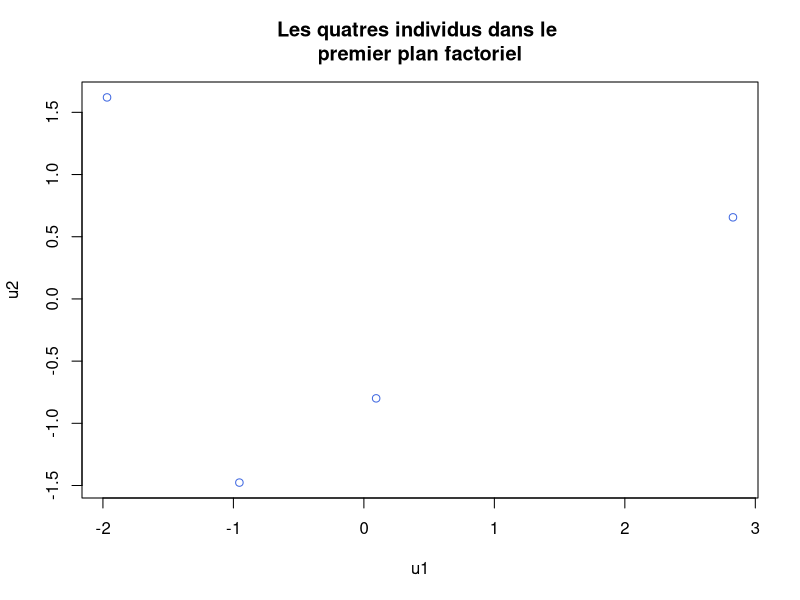
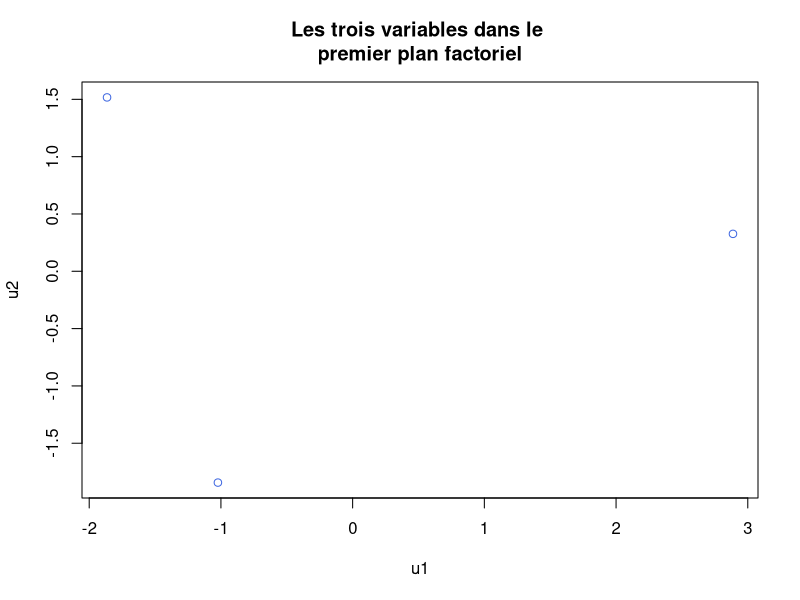

The R script that drew these images, in order:
library(sm) # Chargement de sm


############################### Question 1 ############################### 
X <- matrix(c(3, 4, 3, 1, 4, 3, 2, 3, 6, 4, 1, 2), nrow=4, byrow=T)
X <- scale(X, scale = FALSE) # Centrage de la matrice
p <- dim(X)[2] # Initial number of variables
n <- dim(X)[1] # Initial number of individuals
DP <- diag(n)/n
M <- diag(p)
V <- t(X) %*% DP %*% X
EIGEN <- eigen(M %*% V %*% M)
U <- EIGEN$vectors
LAMBDA <- EIGEN$values

# Pourcentage d'inertie expliquée par l'axe 1
axis1Percentage <- (LAMBDA[1]/sum(LAMBDA))*100

# Pourcentage d'inertie expliquée par l'axe 2
axis2Percentage <- (LAMBDA[2]/sum(LAMBDA))*100

# Pourcentage d'inertie expliquée par l'axe 3
axis3Percentage <- (LAMBDA[3]/sum(LAMBDA))*100

# Pourcentage d'inertie expliquée par le sous espace vectoriel E1
vectorSubspace1Percentage <- (LAMBDA[1]/sum(LAMBDA))*100

# Pourcentage d'inertie expliquée par le sous espace vectoriel E2
vectorSubspace2Percentage <- (sum(LAMBDA[1:2])/sum(LAMBDA))*100

# Pourcentage d'inertie expliquée par le sous espace vectoriel E3
vectorSubspace3Percentage <- (sum(LAMBDA)/sum(LAMBDA))*100

pause()


############################### Question 2 ############################### 
k <- 2 # Pour le premier plan factoriel
C <- X %*% M %*% U[, 1:k] # Principal components

png("./images/2_dot_1/individus_premier_plan_factorial.png")
plot(C, col="royalblue", main="Les quatres individus dans le \npremier plan factoriel", 
	xlab="u1", ylab="u2")
dev.off()

pause()


############################### Question 3 ############################### 

XBis <- matrix(c(3, 4, 3, 1, 4, 3, 2, 3, 6, 4, 1, 2), nrow=4, byrow=T)
XBis <- t(XBis) # On fait effectue les même calculs avec la transposée de X
XBis <- scale(XBis, scale = FALSE) # Centrage de la matrice
pBis <- dim(XBis)[2] # Initial number of individuals
nBis <- dim(XBis)[1] # Initial number of variables
DPBis <- diag(nBis)/nBis
MBis <- diag(pBis)
VBis <- t(XBis) %*% DPBis %*% XBis
EIGENBis <- eigen(MBis %*% VBis %*% MBis)
UBis <- EIGENBis$vectors
LAMBDABis <- EIGENBis$values

kBis <- 2 # Pour le premier plan factoriel
CBis <- XBis %*% MBis %*% UBis[, 1:kBis] # Principal components

png("./images/2_dot_1/variables_premier_plan_factorial.png")
plot(CBis, col="royalblue", main="Les trois variables dans le \npremier plan factoriel", 
	xlab="u1", ylab="u2")
dev.off()

pause()


############################### Question 4 ############################### 

C <- X %*% M %*% U # Principal components

X1 <- C[,1:1] %*% t(U[,1:1]) # Pour k=1
X2 <- C[,1:2] %*% t(U[,1:2]) # Pour k=2 
X3 <- C[,1:3] %*% t(U[,1:3]) # Pour k=3
# On retrouve avec X3 la matrice initiale après centrage (aux 
# erreurs de calcul près liées à la précision machine)
